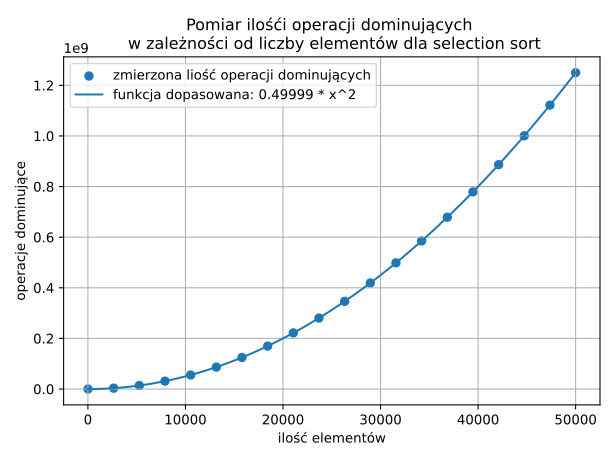

Here is the Python script that generated this plot:
import random
import scipy as sp
import numpy as np
import matplotlib.pyplot as plt
from scipy.optimize import curve_fit
from subprocess import Popen, PIPE, STDOUT

def mesure(n):
    in_arr = [random.randint(0, n*10) for _ in range(0, n)]
    in_data = bytearray('\n'.join(map(str, in_arr)), 'ascii')

    p = Popen(['./SelectionSortComplexity.x'], stdout=PIPE, stdin=PIPE, stderr=PIPE)
    out, err = p.communicate(input=in_data)

    return int(out.decode('ascii').strip())

def fit_function(x, a):
    return a * x**2

mesure_space = np.linspace(10, 10**5/2, num=20, dtype=int)
mesured = list(map(mesure, mesure_space))

[a], _ = curve_fit(fit_function, mesure_space, mesured)

fit_space = np.linspace(10, 10**5/2, num=500)
fit = list(map(lambda x: fit_function(x, a), fit_space))

plt.scatter(mesure_space, mesured)
plt.plot(fit_space, fit)
plt.legend(['zmierzona liość operacji dominujących', 'funkcja dopasowana: ' + str(round(a, 5)) + ' * x^2'])
plt.title('Pomiar ilośći operacji dominujących \n w zależności od liczby elementów dla selection sort')
plt.ylabel('operacje dominujące')
plt.xlabel('ilość elementów')
plt.grid()
plt.tight_layout()
plt.savefig('./chart.svg')